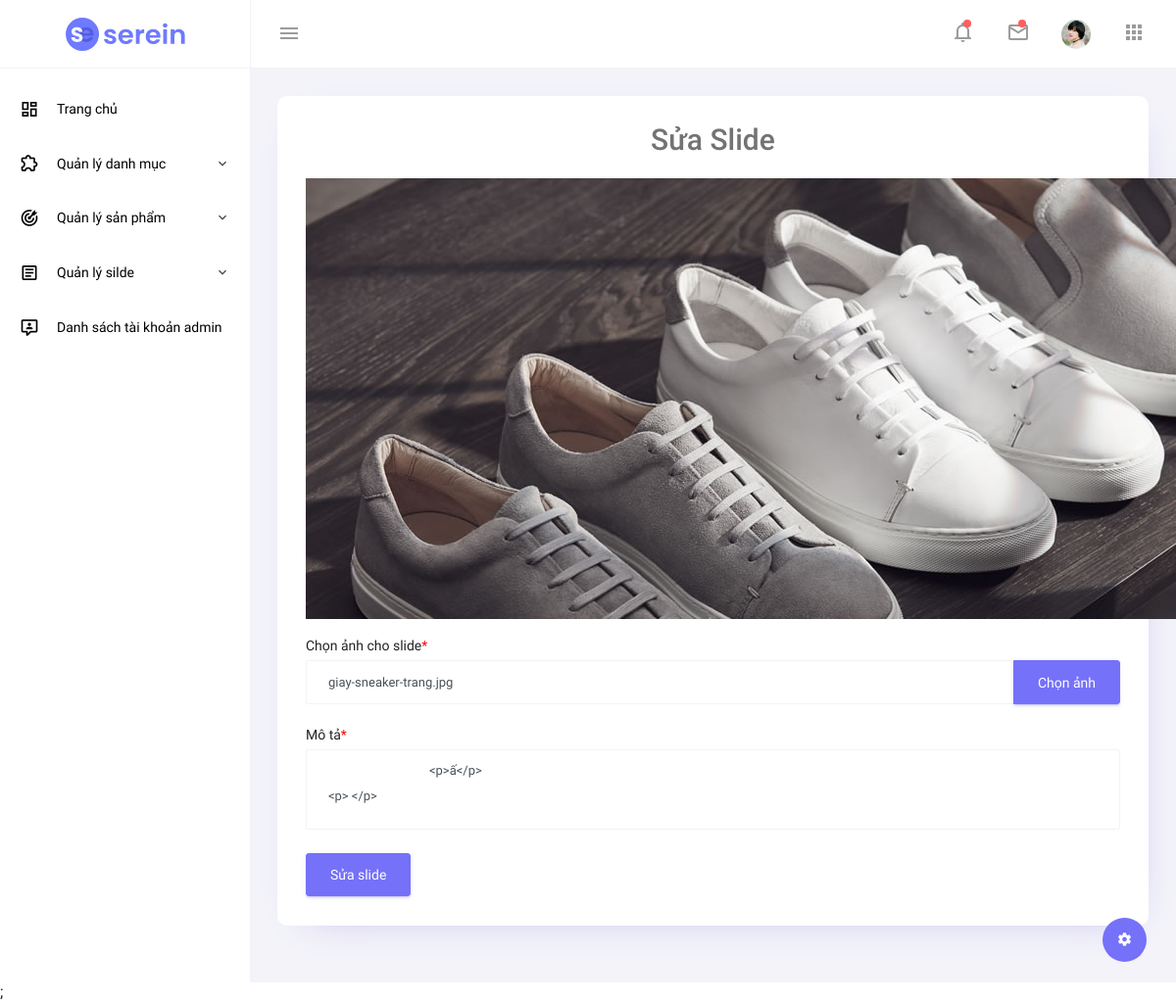
Screenshot of /admin/edit_slide.php?sid=5 (signed in) with the database file from the repository.
### tables this page shows
CREATE TABLE `slides` (
  `slide_id` int(255) NOT NULL,
  `slide_image` text NOT NULL,
  `description` text NOT NULL,
  `post_on` datetime NOT NULL
);

### includes/functions.php (called while the page is built, shortened)
<?php
    function validate_id($id){
        if (isset($id)&& filter_var($id,FILTER_VALIDATE_INT,array('min_array' => 1))) {
            $val_id = $id;
            return $val_id;
        }else{
            return NULL;
        }
    }
?>

### admin/edit_slide.php (the view, shortened to what this page needs)
<?php
include ('../includes/mysqli_connect.php');
include ('../includes/functions.php');
include "admin_header.php";
include "admin_navbar.php";
include "admin_partial.php";
include "admin_sidebar.php";
$sid = validate_id($_GET['sid']);
?>
<?php
$q = "SELECT * FROM slides WHERE slide_id = {$sid}";
$r = mysqli_query($dbc,$q);
if (mysqli_num_rows($r) == 1){
    $slides = mysqli_fetch_array($r,MYSQLI_ASSOC);
}
?>
<div class="main-panel">
    <div class="content-wrapper">
        <div class="row grid-margin">
            <div class="col-12">
                <div class="card">
                    <div class="card-body">
                        <h4 class="card-title" style="text-align: center;font-size: 30px;">Sửa slide</h4>
                        <?php
                        if (isset($slides['slide_image'])){
                            echo "
                                <img src='uploads/slides/" . $slides['slide_image'] . "' style = 'margin-bottom: 20px;' alt=\"\">
                                ";
                        }
                        ?>
                        <form class="forms-sample" method="post" action="action/action_edit_slide.php?sid=<?php echo $sid;?>" enctype="multipart/form-data">
                            <div class="form-group">
                                <label>Chọn ảnh cho slide<span style="color: red">*</span></label>
                                <div class="input-group col-xs-12">
                                    <input type="text" value="<?php echo $slides['slide_image']?>" class="form-control file-upload-info"
                                           disabled="" placeholder="...">
                                    <span class="input-group-append">
                          <button class="file-upload-browse btn btn-primary" type="button">Chọn ảnh</button>
                        </span>
                                </div>
                            </div>
                            <div class="form-group">
                                <label for="exampleTextarea1">Mô tả<span style="color: red">*</span></label>
                                <textarea class="form-control" name="description" id="editor1" rows="4">
                                <?php
                                if (isset($slides['description'])) echo $slides['description'];
                                ?>
                                </textarea>
                            </div>
                            <input type="submit" class="btn btn-primary mr-2" name="submit" value="Sửa slide">
                        </form>
                    </div>
                </div>
            </div>
        </div>
    </div>
</div>
<?php include "admin_end.php" ?>;

### rows the page displays
slides: slide_image (picture), slide_image "giay-sneaker-trang.jpg", description "<p>ấ</p> <p> </p>"
